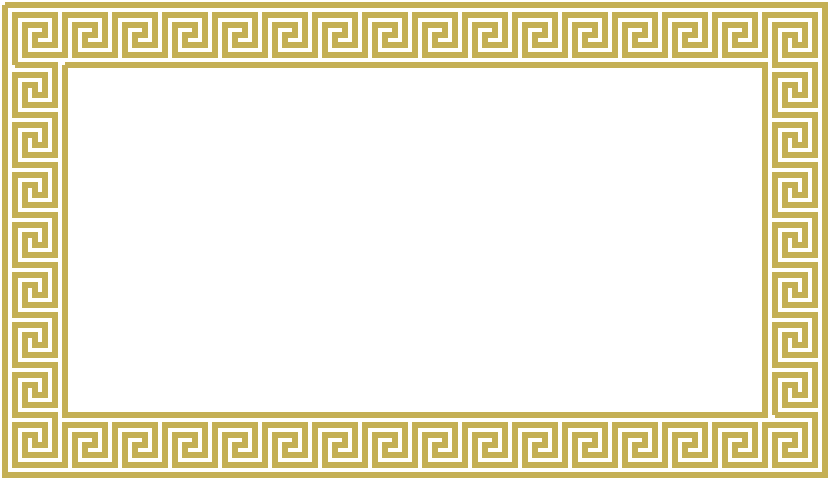

The script that drew this image:
import drawsvg as draw
import cairosvg
import argparse

class GreekKeyConfig:
    def __init__(self, key_unit_length, width_units, height_units):
        # The size of greek key unit
        self.key_unit_length = key_unit_length
        # Number of greek key units horizontally
        self.width_units = width_units
        # Number of greek key units vertically
        self.height_units = height_units
        self.key_pattern_length = self.key_unit_length * 5

    def get_canvas_size(self):
        width = self.width_units * self.key_pattern_length + 3 * self.key_unit_length
        height = self.height_units * self.key_pattern_length + 3 * self.key_unit_length
        return width, height

    def get_start_position(self):
        start_x = 1.5 * self.key_unit_length
        start_y = 6.5 * self.key_unit_length
        return start_x, start_y

    def get_outer_frame_size(self):
        outer_x = 0.5 * self.key_unit_length
        outer_y = 0.5 * self.key_unit_length
        outer_width = self.width_units * self.key_pattern_length + 2 * self.key_unit_length
        outer_height = self.height_units * self.key_pattern_length + 2 * self.key_unit_length
        return outer_x, outer_y, outer_width, outer_height

    def get_inner_frame_size(self):
        inner_x = 6.5 * self.key_unit_length
        inner_y = 6.5 * self.key_unit_length
        inner_width = (self.width_units - 2) * self.key_pattern_length
        inner_height = (self.height_units - 2) * self.key_pattern_length
        return inner_x, inner_y, inner_width, inner_height


def draw_horizontal_unit(path):
    """Draws a single horizontal unit of the meander pattern."""
    key_unit_length = config.key_unit_length
    path.v(-4 * key_unit_length)
    path.h(4 * key_unit_length)
    path.v(3 * key_unit_length)
    path.h(-2 * key_unit_length)
    path.v(-key_unit_length)
    path.h(key_unit_length)
    path.v(-key_unit_length)
    path.h(-2 * key_unit_length)
    path.v(3 * key_unit_length)
    path.h(4 * key_unit_length)


def draw_vertical_unit(path):
    """Draws a single vertical unit of the meander pattern."""
    key_unit_length = config.key_unit_length
    path.h(4 * key_unit_length)
    path.v(4 * key_unit_length)
    path.h(-3 * key_unit_length)
    path.v(-2 * key_unit_length)
    path.h(key_unit_length)
    path.v(key_unit_length)
    path.h(key_unit_length)
    path.v(-2 * key_unit_length)
    path.h(-3 * key_unit_length)
    path.v(4 * key_unit_length)


def draw_frame(path, x, y, w, h):
    """Draws a rectangular frame using a path."""
    path.M(x, y)
    path.h(w)
    path.v(h)
    path.h(-w)
    path.v(-h)


def draw_greek_key_unit(path):
    """Draws the main meander pattern."""
    start_x, start_y = config.get_start_position()
    key_unit_length = config.key_unit_length
    key_pattern_length = config.key_pattern_length
    width_units = config.width_units
    height_units = config.height_units

    # First sub-path
    path.M(start_x, start_y)
    path.v(-key_unit_length)
    for _ in range(width_units - 1):
        draw_horizontal_unit(path)
    path.v(-4 * key_unit_length)
    path.h(key_unit_length)
    for _ in range(height_units - 1):
        draw_vertical_unit(path)

    # Second sub-path
    path.M(start_x, start_y)
    for _ in range(height_units - 1):
        draw_vertical_unit(path)
    path.h(key_pattern_length)
    for _ in range(width_units - 1):
        draw_horizontal_unit(path)
    path.v(-key_pattern_length)
    path.h(-4 * key_unit_length)


def generate_pattern_svg(stroke_width=2, stroke_color='black', stroke_opacity=1.0, filename='meander'):
    """Generates the complete SVG drawing."""
    width, height = config.get_canvas_size()
    d = draw.Drawing(width, height, origin=(0, 0), displayInline=False)
    path = draw.Path(
        stroke=stroke_color,
        stroke_width=stroke_width,
        stroke_opacity=stroke_opacity,
        fill='none'
    )

    draw_greek_key_unit(path)

    # Draw frames
    draw_frame(path, *config.get_outer_frame_size())
    draw_frame(path, *config.get_inner_frame_size())

    d.append(path)
    d.save_svg(f'{filename}.svg')

    cairosvg.svg2png(url=f'{filename}.svg', write_to=f'{filename}.png', output_width=width, output_height=height)


if __name__ == '__main__':

    # Set up argument parser
    parser = argparse.ArgumentParser(description="Draw a Greek key pattern SVG and PNG with customizable line properties.")
    parser.add_argument('--stroke-width', type=float, default=6.0, help="Line thickness in pixels (default: 2.0)")
    parser.add_argument('--stroke-color', type=str, default='#AB8E0E', help="Line color: name (e.g., 'red'), hex (e.g., '#FF0000'), or RGB (e.g., '255,0,0') (default: '#AB8E0E')")
    parser.add_argument('--stroke-opacity', type=float, default=0.7, help="Line transparency, 0.0 (transparent) to 1.0 (opaque) (default: 0.7)")
    parser.add_argument('--size', type=int, default=25, help="This defines the size of the pattern (default: 25)")
    parser.add_argument('--width', type=int, default=16, help="The number of patterns horizontally (default: 16)")
    parser.add_argument('--height', type=int, default=9, help="The number of patterns vertically (default: 9)")
    parser.add_argument('--file', type=str, default='meander', help="File name for svg and png (default: `meander`)")

    # Parse arguments
    args = parser.parse_args()

    global config

    config = GreekKeyConfig(args.size, args.width, args.height)

    generate_pattern_svg(
        stroke_width=args.stroke_width,              # Thicker line (2 pixels)
        stroke_color=args.stroke_color,              # Gold color (hex)
        stroke_opacity=args.stroke_opacity,           # 70% opacity
        filename=args.file
    )
